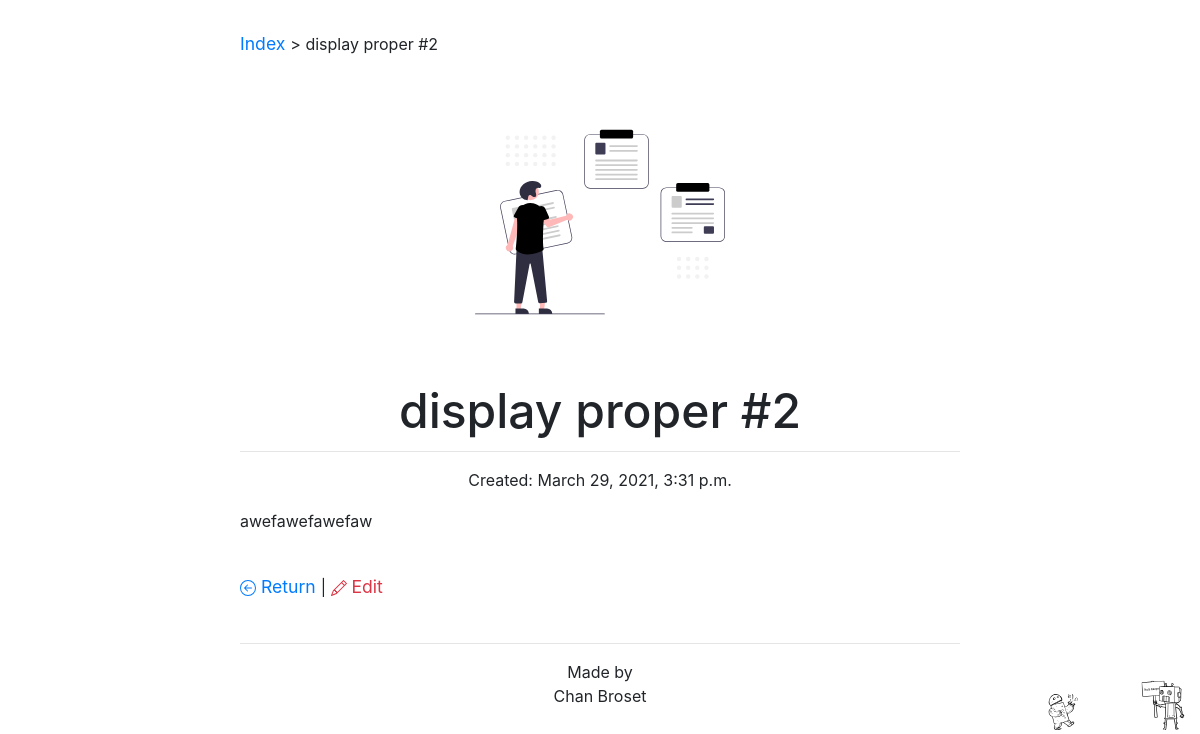
The page /note_keeper/display proper #2/ on the database as committed earlier.
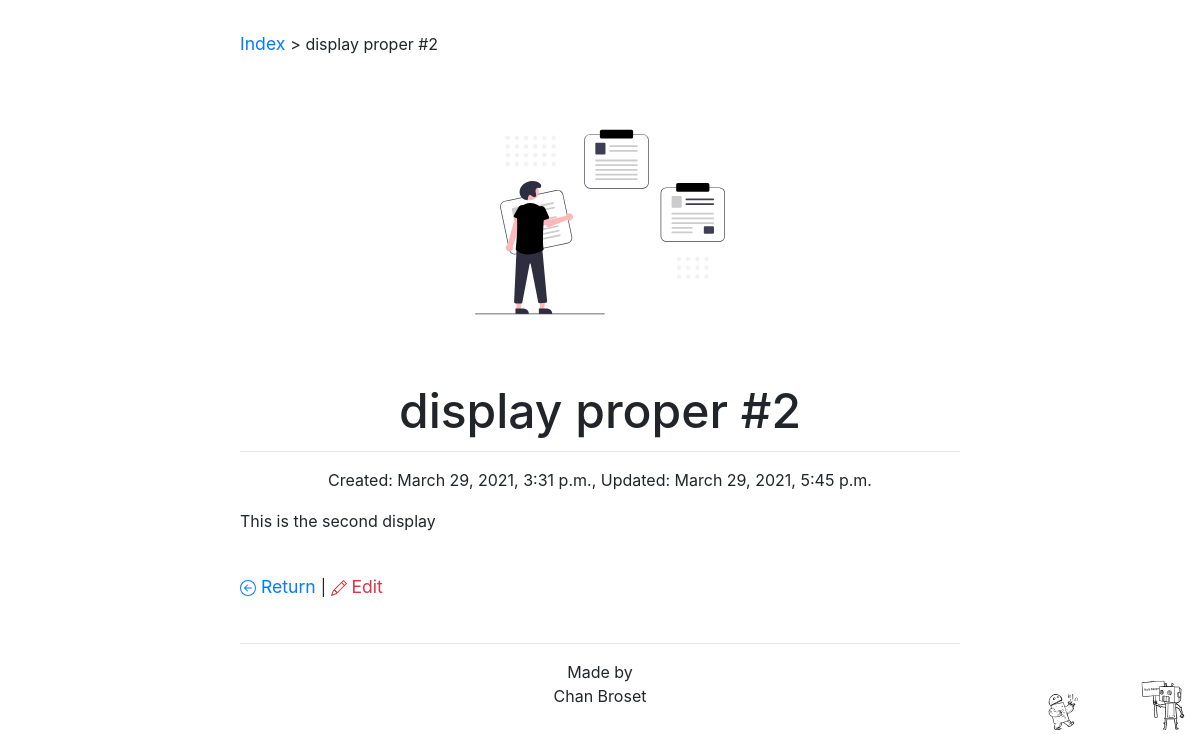
The same page on the database as committed later.
### note_keeper/models.py (models this page shows, shortened)
class Note(models.Model):
    title = models.CharField(max_length=200, primary_key=True)
    content = models.TextField()
    doc = models.DateTimeField('date published', auto_now_add=True)
    modify_date = models.DateTimeField('date published', auto_now_add=True)

### note_keeper/views.py (the view)
# urls.py: path('<str:pk>/', views.DetailView.as_view(), name='note'),
class DetailView(generic.DetailView):
    model = Note
    template_name = 'note_keeper/note.html'

### note_keeper/templates/note_keeper/note.html (shortened to what this page needs)
{% extends "note_keeper/base.html" %}
{% block currPage %} <a href="{% url 'note_keeper:index' %}"> Index </a> > {{ note.title }} {% endblock %}
{% block heading1 %} {{ note.title }} {% endblock %}
{% block mainbody %}
<hr />
<p class="text-center"> {% if note.doc >= note.modify_date %} Created: {{ note.doc }} {% endif %}
{% if note.modify_date > note.doc %} Created: {{ note.doc }}, Updated: {{ note.modify_date }} {% endif %} </p>
<p> {{ note.content | linebreaks }} </p>
<div class="margin-top">
<a href="{% url 'note_keeper:index' %}">  Return </a>
 |
  <a href="{% url 'note_keeper:edit_note' note.title %}" class="card-link text-danger"> Edit</a>
</div>
{% endblock %}

Rows that differ between the two databases and show on the page:
changed Note "display proper #2": modify_date (not shown) → "March 29, 2021, 5:45 p.m."; content "awefawefawefaw" → "This is the second display"
Other text that changed with them:
text now shown: ", Updated:"
